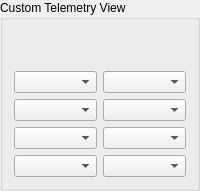
          <widget class="QGroupBox" name="groupBox_5">
           <property name="sizePolicy">
            <sizepolicy hsizetype="Expanding" vsizetype="Preferred">
             <horstretch>0</horstretch>
             <verstretch>0</verstretch>
            </sizepolicy>
           </property>
           <property name="title">
            <string>Custom Telemetry View</string>
           </property>
           <layout class="QGridLayout" name="gridLayout_5">
            <item row="2" column="1">
             <widget class="QComboBox" name="telemetryCSF4_CB">
              <property name="sizePolicy">
               <sizepolicy hsizetype="MinimumExpanding" vsizetype="Fixed">
                <horstretch>0</horstretch>
                <verstretch>0</verstretch>
               </sizepolicy>
              </property>
             </widget>
            </item>
            <item row="3" column="0">
             <widget class="QComboBox" name="telemetryCSF5_CB">
              <property name="sizePolicy">
               <sizepolicy hsizetype="MinimumExpanding" vsizetype="Fixed">
                <horstretch>0</horstretch>
                <verstretch>0</verstretch>
               </sizepolicy>
              </property>
             </widget>
            </item>
            <item row="3" column="1">
             <widget class="QComboBox" name="telemetryCSF6_CB">
              <property name="sizePolicy">
               <sizepolicy hsizetype="MinimumExpanding" vsizetype="Fixed">
                <horstretch>0</horstretch>
                <verstretch>0</verstretch>
               </sizepolicy>
              </property>
             </widget>
            </item>
            <item row="4" column="1">
             <widget class="QComboBox" name="telemetryCSF8_CB">
              <property name="sizePolicy">
               <sizepolicy hsizetype="MinimumExpanding" vsizetype="Fixed">
                <horstretch>0</horstretch>
                <verstretch>0</verstretch>
               </sizepolicy>
              </property>
             </widget>
            </item>
            <item row="4" column="0">
             <widget class="QComboBox" name="telemetryCSF7_CB">
              <property name="sizePolicy">
               <sizepolicy hsizetype="MinimumExpanding" vsizetype="Fixed">
                <horstretch>0</horstretch>
                <verstretch>0</verstretch>
               </sizepolicy>
              </property>
             </widget>
            </item>
            <item row="1" column="0">
             <widget class="QComboBox" name="telemetryCSF1_CB">
              <property name="sizePolicy">
               <sizepolicy hsizetype="MinimumExpanding" vsizetype="Fixed">
                <horstretch>0</horstretch>
                <verstretch>0</verstretch>
               </sizepolicy>
              </property>
             </widget>
            </item>
            <item row="1" column="1">
             <widget class="QComboBox" name="telemetryCSF2_CB">
              <property name="sizePolicy">
               <sizepolicy hsizetype="MinimumExpanding" vsizetype="Fixed">
                <horstretch>0</horstretch>
                <verstretch>0</verstretch>
               </sizepolicy>
              </property>
             </widget>
            </item>
            <item row="2" column="0">
             <widget class="QComboBox" name="telemetryCSF3_CB">
              <property name="sizePolicy">
               <sizepolicy hsizetype="MinimumExpanding" vsizetype="Fixed">
                <horstretch>0</horstretch>
                <verstretch>0</verstretch>
               </sizepolicy>
              </property>
             </widget>
            </item>
            <item row="0" column="0" colspan="2">
             <spacer name="verticalSpacer_5">
              <property name="orientation">
               <enum>Qt::Vertical</enum>
              </property>
              <property name="sizeHint" stdset="0">
               <size>
                <width>20</width>
                <height>40</height>
               </size>
              </property>
             </spacer>
            </item>
           </layout>
          </widget>
